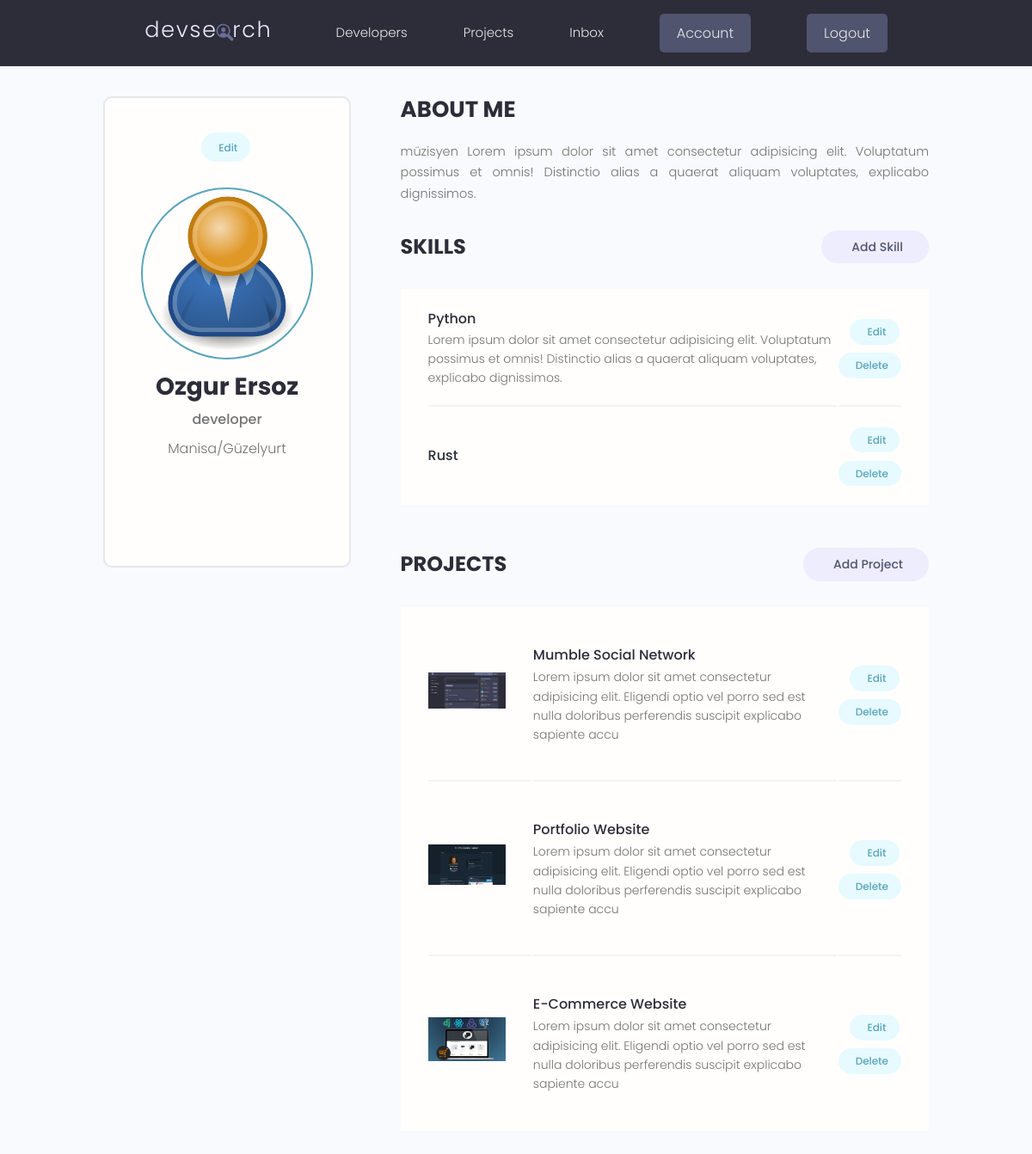
Page /account/ (signed in) on the earlier database version.
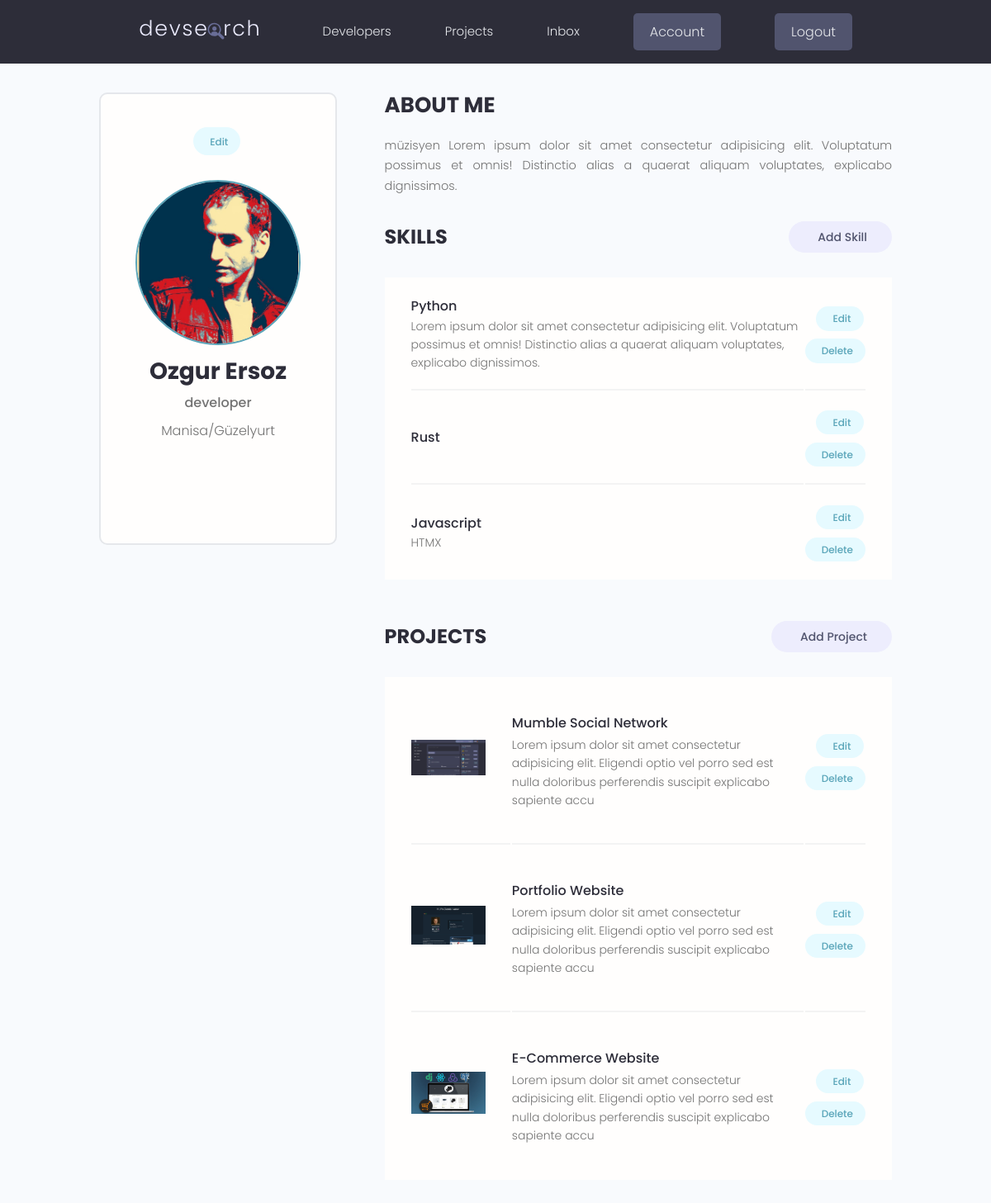
Same page on the later database version.
### users/models.py (models this page shows, shortened)
class Profile(models.Model):
    user = models.OneToOneField(User, on_delete=models.CASCADE, null=True, blank=True)
    name = models.CharField(max_length=200, null=True, blank=True)
    username = models.CharField(max_length=200, null=True, blank=True)
    location = models.CharField(max_length=200, null=True, blank=True)
    email = models.EmailField(max_length=500, null=True, blank=True)
    short_intro = models.CharField(max_length=200, null=True, blank=True)
    bio = models.TextField(null=True, blank=True)
    profile_image = models.ImageField(
        null=True,
        blank=True,
        upload_to="profiles/",
        default="profiles/users-default.png",
    )
    social_github = models.CharField(max_length=200, null=True, blank=True)
    social_twitter = models.CharField(max_length=200, null=True, blank=True)
    social_linkedin = models.CharField(max_length=200, null=True, blank=True)
    social_youtube = models.CharField(max_length=200, null=True, blank=True)
    social_website = models.CharField(max_length=200, null=True, blank=True)
    id = models.UUIDField(
        default=uuid.uuid4, unique=True, primary_key=True, editable=False
    )

class Skill(models.Model):
    owner = models.ForeignKey(Profile, on_delete=models.CASCADE, null=True, blank=True)
    name = models.CharField(max_length=200, null=True, blank=True)
    description = models.TextField(null=True, blank=True)
    created = models.DateTimeField(auto_now_add=True)
    id = models.UUIDField(
        default=uuid.uuid4, unique=True, primary_key=True, editable=False
    )
    def __str__(self):
        return str(self.name)

### projects/models.py (models this page shows, shortened)
class Project(models.Model):
    owner = models.ForeignKey(Profile, on_delete=models.CASCADE, null=True, blank=True)
    title = models.CharField(max_length=200)
    description = models.TextField(null=True, blank=True)
    featured_image = models.ImageField(null=True, blank=True, default="default.jpg")
    demo_link = models.CharField(max_length=2000, null=True, blank=True)
    source_link = models.CharField(max_length=2000, null=True, blank=True)
    tags = models.ManyToManyField("Tag", blank=True)
    vote_total = models.IntegerField(default=0, null=True, blank=True)
    vote_ratio = models.IntegerField(default=0, null=True, blank=True)
    created = models.DateTimeField(auto_now_add=True)
    id = models.UUIDField(
        default=uuid.uuid4, unique=True, primary_key=True, editable=False
    )
    class Meta:
        ordering = ["-vote_ratio", "-vote_total", "title"]

### users/views.py (the view)
# urls.py: path("account/", views.user_account, name="account"),
@login_required(login_url="login")
def user_account(request):
    profile = request.user.profile
    skills = profile.skill_set.all()
    projects = profile.project_set.all()
    context = {
        "profile": profile,
        "skills": skills,
        "projects": projects,
    }
    return render(request, "users/account.html", context=context)

### users/templates/users/account.html (shortened to what this page needs)
{% extends 'main.html' %}
{% block content %}
  <main class="settingsPage profile my-md">
    <div class="container">
      <div class="layout">
        <div class="column column--1of3">
          <div class="card text-center">
            <div class="card__body dev">
              <a class="tag tag--pill tag--main settings__btn" href="{% url 'edit-account' %}"> Edit</a>
              <img class="avatar avatar--xl dev__avatar" src="{{ profile.profile_image.url }}" alt="image" />
              <h2 class="dev__name">{{ profile.name }}</h2>
              <p class="dev__title">{{ profile.short_intro }}</p>
              <p class="dev__location">{{ profile.location }}</p>
              <ul class="dev__social">
              </ul>
            </div>
          </div>
        </div>
        <div class="column column--2of3">
          <div class="devInfo">
            <h3 class="devInfo__title">About Me</h3>
            <p class="devInfo__about">{{ profile.bio }}</p>
          </div>
          <div class="settings">
            <h3 class="settings__title">Skills</h3>
            <a class="tag tag--pill tag--sub settings__btn tag--lg" href="{% url 'create-skill' %}">Add Skill</a>
          </div>
          <table class="settings__table">
          {% for skill in skills %}
          <tr>
            <td class="settings__tableInfo">
              <h4>{{ skill }}</h4>
                <p>
                  {{ skill.description }}
                </p>
              </td>
              <td class="settings__tableActions">
                <a class="tag tag--pill tag--main settings__btn" href="{% url 'update-skill' skill.id %}">Edit</a>
                <a class="tag tag--pill tag--main settings__btn" href="{% url 'delete-skill' skill.id %}?next=/account/">
                  Delete</a>
                </td>
              </tr>
              {% endfor %}
            </table>
          <div class="settings">
            <h3 class="settings__title">Projects</h3>
            <a class="tag tag--pill tag--sub settings__btn tag--lg" href="{% url 'create-project' %}"> Add Project</a>
          </div>
          <table class="settings__table">
            {% for project in projects %}
            <tr>
              <td class="settings__thumbnail">
                <a href="{% url 'single-project' project.id %}"><img src="{{ project.featured_image.url }}" alt="Project Thumbnail" /></a>
              </td>
              <td class="settings__tableInfo">
                <a href="{% url 'single-project' project.id %}">{{ project.title }}</a>
                <p>{{ project.description|slice:"150" }}</p>
              </td>
              <td class="settings__tableActions">
                <a class="tag tag--pill tag--main settings__btn" href="{% url 'update-project' project.id %}">Edit</a>
                <a class="tag tag--pill tag--main settings__btn" href="{% url 'delete-project' project.id  %}?next=/account/">
                  Delete</a>
              </td>
            </tr>
            {% endfor %}
          </table>
        </div>
      </div>
    </div>
  </main>
{% endblock content %}

Differences in the rows shown:
changed Profile "Ozgur Ersoz": profile_image: picture added in place of a placeholder
added Skill: name "Javascript", description "HTMX"
